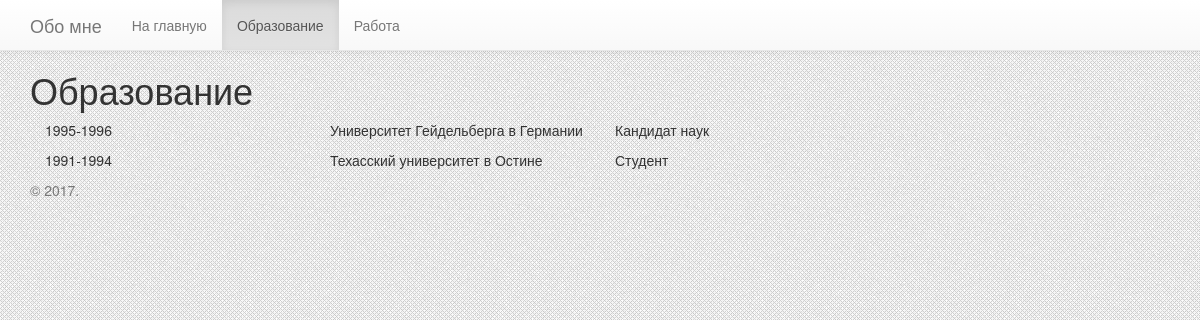
/edu/, run on an earlier commit of the app's database.
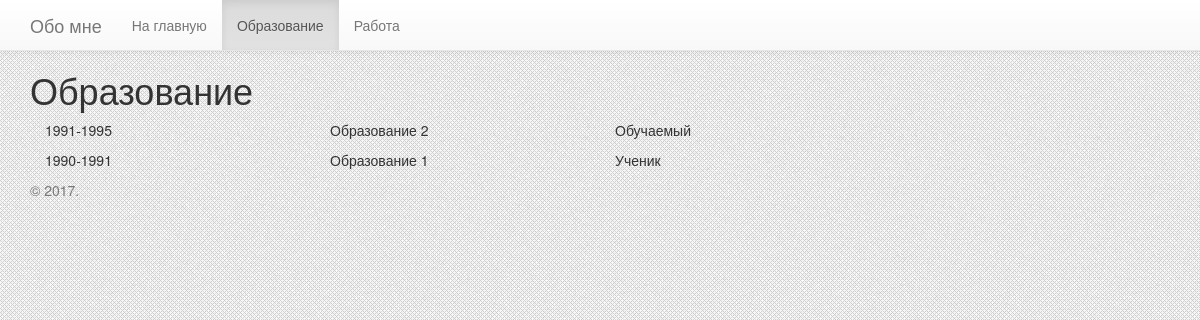
And on a later commit of the database.
### about_app/models.py (models this page shows, shortened)
class Education(models.Model):
    years = models.CharField(max_length=10)
    place = models.CharField(max_length=32)
    position = models.CharField(max_length=32)

### about_app/views.py (the view)
# urls.py: url(r'^edu/$', edu_view),
def edu_view(request):
    name = 'Образование'
    edu_list = Education.objects.all()
    return render(request, 'edu.html', {'nbar': 'edu', 'name': name, 'edu_places': edu_list})

### templates/edu.html (shortened to what this page needs)
{% extends "_base.html" %}
{% block content %}
{% load static %}
<h1>{{ name }}</h1>
<div class="container-fluid">
    {% for place in edu_places reversed %}
    <div class="row">
        <div class="col-md-3">
            <p>
                {{ place.years }}
            </p>
        </div>
        <div class="col-md-3">
            <p>
                {{ place.place }}
            </p>
        </div>
        <div class="col-md-6">
            <p>
                {{ place.position }}
            </p>
        </div>
    </div>
    {% endfor %}
</div>
{% endblock %}

### templates/_base.html (shortened to what this page needs)
 {% load staticfiles %}
<!DOCTYPE html>
<html lang="en">
<head>
  <link rel="stylesheet" href="https://maxcdn.bootstrapcdn.com/bootstrap/3.3.7/css/bootstrap.min.css"
>
  <link rel="stylesheet" href="https://maxcdn.bootstrapcdn.com/bootstrap/3.3.7/css/bootstrap-theme.min.css"
>
  <link rel="stylesheet" href="{% static 'css/main.css' %}">
</head>
<body>
  <nav class="navbar navbar-default navbar-fixed-top">
    <div class="container">
      <div class="navbar-header">
        <a class="navbar-brand" href="/">Обо мне</a>
      </div>
      <div id="navbar" class="collapse navbar-collapse">
        <ul class="nav navbar-nav">
          <li class="{% if nbar == 'home' %}active{% endif %}"><a href="/">На главную</a></li>
          <li class="{% if nbar == 'edu' %}active{% endif %}"><a href="/edu">Образование</a></li>
          <li class="{% if nbar == 'work' %}active{% endif %}"><a href="/work">Работа</a></li>
        </ul>
      </div>
    </div>
  </nav>
  <div class="container">
      {% block content %}
      {% endblock %}
  </div>
  <footer class="blog-footer">
    <div class="container">
      <p class="text-muted">&copy 2017.</p>
    </div>
  </footer>
</body>
</html>

### static/css/main.css (style rules this page uses)
body { padding-top: 50px; background: url(../img/lghtmesh.png) repeat; text-align: justify; }

What changed in the data, as far as the page shows it:
removed Education: years "1995-1996", place "Университет Гейдельберга в Германии", position "Кандидат наук"
added Education: years "1991-1995", place "Образование 2", position "Обучаемый"
changed Education: years "1991-1994" → "1990-1991"; place "Техасский университет в Остине" → "Образование 1"; position "Студент" → "Ученик"
